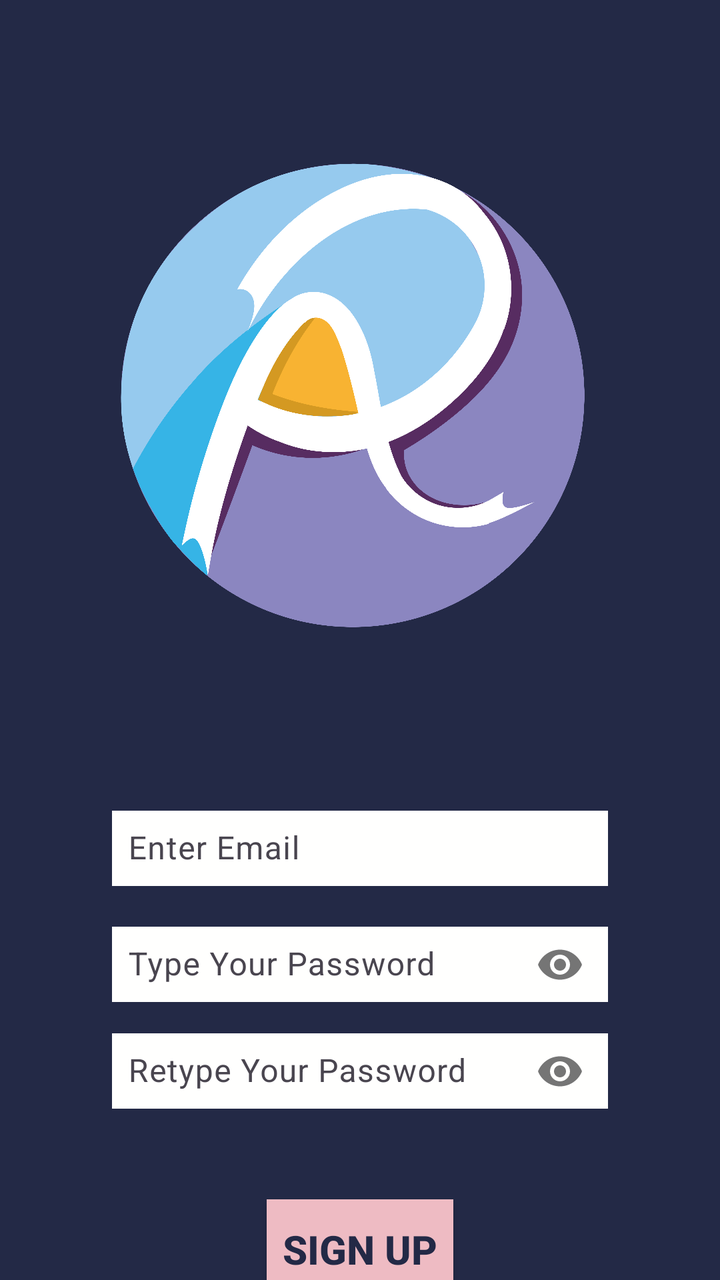
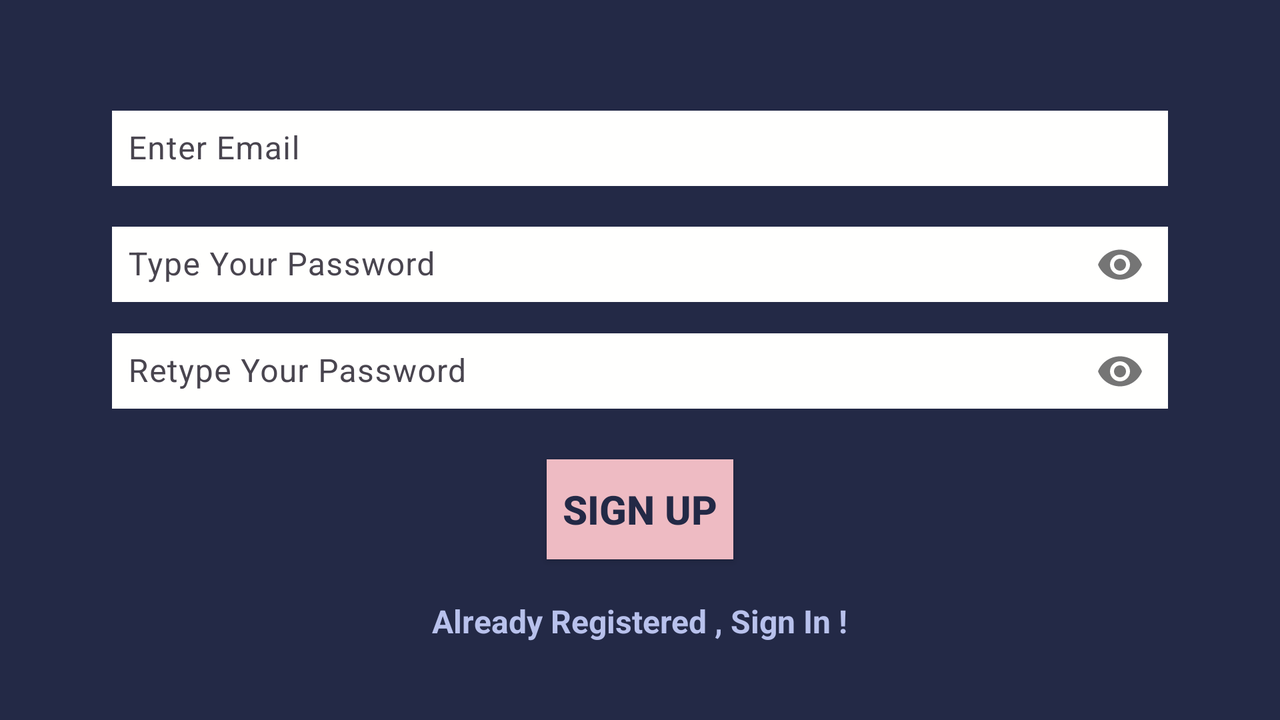

An Android layout and its configuration variant, each rendered on a device that would load it. The default file and the variant file are quoted in full after the pictures.
<!-- AndroidManifest.xml: application theme Theme.RecuritingApp -->
<!-- res/layout/activity_sign_up.xml -->
<?xml version="1.0" encoding="utf-8"?>
<androidx.constraintlayout.widget.ConstraintLayout xmlns:android="http://schemas.android.com/apk/res/android"
    xmlns:app="http://schemas.android.com/apk/res-auto"
    xmlns:tools="http://schemas.android.com/tools"
    android:layout_width="match_parent"
    android:layout_height="match_parent"
    android:background="#232946"
    tools:context=".SignUpActivity">

    <ImageView
        android:id="@+id/introImage"
        android:layout_width="match_parent"
        android:layout_height="300dp"
        android:layout_marginStart="30dp"
        android:layout_marginTop="50dp"
        android:layout_marginEnd="30dp"
        android:contentDescription="Logo of Recruiting App"
        app:layout_constraintEnd_toEndOf="parent"
        app:layout_constraintHorizontal_bias="1.0"
        app:layout_constraintStart_toStartOf="parent"
        app:layout_constraintTop_toTopOf="parent"
        app:srcCompat="@drawable/ralogo"
        tools:ignore="HardcodedText" />

    <LinearLayout
        android:layout_width="match_parent"
        android:layout_height="wrap_content"
        android:layout_marginStart="30dp"
        android:layout_marginTop="350dp"
        android:layout_marginEnd="30dp"
        android:orientation="vertical"
        android:padding="10dp"
        app:layout_constraintEnd_toEndOf="parent"
        app:layout_constraintStart_toStartOf="parent"
        app:layout_constraintTop_toTopOf="parent"
        android:layout_weight="1"
        android:gravity="center_vertical|center_horizontal">

        <com.google.android.material.textfield.TextInputLayout
            android:id="@+id/emailLayout"
            android:layout_width="match_parent"
            android:layout_height="wrap_content"
            android:layout_marginHorizontal="16dp"
            android:layout_marginStart="30dp"
            android:layout_marginEnd="30dp"
            android:textAlignment="center"
            android:textAllCaps="true"
            android:textColor="#b8c1ec"
            android:textSize="32sp"
            app:boxStrokeColor="#b8c1ec"
            app:hintTextColor="#b8c1ec"
            android:layout_marginTop="40dp"
            android:layout_marginBottom="10dp"
            >

            <com.google.android.material.textfield.TextInputEditText
                android:id="@+id/emailEt"
                android:layout_width="match_parent"
                android:layout_height="wrap_content"
                android:background="#fffffe"
                android:hint="Enter Email"
                android:inputType="textEmailAddress"
                android:layout_marginTop="40dp"
                android:padding="8dp"
                tools:ignore="HardcodedText" />
        </com.google.android.material.textfield.TextInputLayout>

        <com.google.android.material.textfield.TextInputLayout
            android:id="@+id/passwordLayout"
            android:layout_width="match_parent"
            android:layout_height="wrap_content"
            android:layout_marginHorizontal="16dp"
            android:layout_marginStart="30dp"
            android:layout_marginEnd="30dp"
            android:textAlignment="center"
            android:textAllCaps="true"
            android:textColor="#b8c1ec"
            android:textSize="32sp"
            app:boxStrokeColor="#b8c1ec"
            app:hintTextColor="#b8c1ec"
            app:passwordToggleEnabled="true"
            >

            <com.google.android.material.textfield.TextInputEditText
                android:id="@+id/passET"
                android:layout_width="match_parent"
                android:layout_height="wrap_content"
                android:background="#fffffe"
                android:hint="Type Your Password"
                android:inputType="textPassword"
                android:padding="8dp"
                tools:ignore="HardcodedText"
                android:layout_marginTop="40dp"/>
        </com.google.android.material.textfield.TextInputLayout>

        <com.google.android.material.textfield.TextInputLayout
            android:id="@+id/confirmPasswordLayout"
            android:layout_width="match_parent"
            android:layout_height="wrap_content"
            android:layout_marginHorizontal="16dp"
            android:layout_marginStart="30dp"
            android:layout_marginEnd="30dp"
            android:textAlignment="center"
            android:textAllCaps="true"
            android:textColor="#b8c1ec"
            android:textSize="32sp"
            app:boxStrokeColor="#b8c1ec"
            app:hintTextColor="#b8c1ec"
            app:passwordToggleEnabled="true"
            >

            <com.google.android.material.textfield.TextInputEditText
                android:id="@+id/confirmPassEt"
                android:layout_width="match_parent"
                android:layout_height="wrap_content"
                android:background="#fffffe"
                android:hint="Retype Your Password"
                android:inputType="textPassword"
                android:padding="8dp"
                tools:ignore="HardcodedText"
                android:layout_marginTop="40dp"/>
        </com.google.android.material.textfield.TextInputLayout>





        <androidx.appcompat.widget.AppCompatButton
            android:id="@+id/button"
            android:layout_width="wrap_content"
            android:layout_height="50dp"
            android:layout_marginHorizontal="16dp"
            android:background="#eebbc3"
            android:padding="8dp"
            android:text="Sign Up"
            android:textAllCaps="true"
            android:textColor="#232946"
            android:textSize="20sp"
            android:layout_marginTop="40dp"
            android:textStyle="bold"
            app:layout_constraintBottom_toBottomOf="parent"
            app:layout_constraintStart_toStartOf="parent"
            tools:ignore="HardcodedText" />

        <TextView
            android:id="@+id/textView"
            android:layout_width="wrap_content"
            android:layout_height="wrap_content"
            android:text="Already Registered , Sign In !"
            android:textColor="#b8c1ec"
            tools:ignore="HardcodedText"
            android:textSize="16sp"
            android:textStyle="bold"
            android:layout_marginTop="20dp"/>

    </LinearLayout>
</androidx.constraintlayout.widget.ConstraintLayout>
<!-- resources referenced by this layout -->
<resources>
  <!-- drawable ralogo: png bitmap (drawable, 343314 bytes) -->
  <style name="Theme.RecuritingApp" parent="Base.Theme.RecuritingApp" />
  <style name="Base.Theme.RecuritingApp" parent="Theme.Material3.DayNight.NoActionBar">
          
          
      </style>
</resources>
<!-- res/layout-land/activity_sign_up.xml (the author's variant of the layout above) -->
<!-- drawn on the phone turned sideways -->
<?xml version="1.0" encoding="utf-8"?>
<androidx.constraintlayout.widget.ConstraintLayout xmlns:android="http://schemas.android.com/apk/res/android"
    xmlns:app="http://schemas.android.com/apk/res-auto"
    xmlns:tools="http://schemas.android.com/tools"
    android:layout_width="match_parent"
    android:layout_height="match_parent"
    android:background="#232946"
    tools:context=".SignUpActivity">

    <LinearLayout
        android:layout_width="match_parent"
        android:layout_height="wrap_content"
        android:layout_marginStart="30dp"
        android:layout_marginEnd="30dp"
        android:layout_weight="1"
        android:gravity="center_vertical|center_horizontal"
        android:orientation="vertical"
        android:padding="10dp"
        app:layout_constraintEnd_toEndOf="parent"
        app:layout_constraintStart_toStartOf="parent"
        app:layout_constraintTop_toTopOf="parent">

        <com.google.android.material.textfield.TextInputLayout
            android:id="@+id/emailLayout"
            android:layout_width="match_parent"
            android:layout_height="wrap_content"
            android:layout_marginHorizontal="16dp"
            android:layout_marginStart="30dp"
            android:layout_marginTop="40dp"
            android:layout_marginEnd="30dp"
            android:layout_marginBottom="10dp"
            android:textAlignment="center"
            android:textAllCaps="true"
            android:textColor="#b8c1ec"
            android:textSize="32sp"
            app:boxStrokeColor="#b8c1ec"
            app:hintTextColor="#b8c1ec">

            <com.google.android.material.textfield.TextInputEditText
                android:id="@+id/emailEt"
                android:layout_width="match_parent"
                android:layout_height="wrap_content"
                android:layout_marginTop="40dp"
                android:background="#fffffe"
                android:hint="Enter Email"
                android:inputType="textEmailAddress"
                android:padding="8dp"
                tools:ignore="HardcodedText" />
        </com.google.android.material.textfield.TextInputLayout>

        <com.google.android.material.textfield.TextInputLayout
            android:id="@+id/passwordLayout"
            android:layout_width="match_parent"
            android:layout_height="wrap_content"
            android:layout_marginHorizontal="16dp"
            android:layout_marginStart="30dp"
            android:layout_marginEnd="30dp"
            android:textAlignment="center"
            android:textAllCaps="true"
            android:textColor="#b8c1ec"
            android:textSize="32sp"
            app:boxStrokeColor="#b8c1ec"
            app:hintTextColor="#b8c1ec"
            app:passwordToggleEnabled="true">

            <com.google.android.material.textfield.TextInputEditText
                android:id="@+id/passET"
                android:layout_width="match_parent"
                android:layout_height="wrap_content"
                android:layout_marginTop="40dp"
                android:background="#fffffe"
                android:hint="Type Your Password"
                android:inputType="textPassword"
                android:padding="8dp"
                tools:ignore="HardcodedText" />
        </com.google.android.material.textfield.TextInputLayout>

        <com.google.android.material.textfield.TextInputLayout
            android:id="@+id/confirmPasswordLayout"
            android:layout_width="match_parent"
            android:layout_height="wrap_content"
            android:layout_marginHorizontal="16dp"
            android:layout_marginStart="30dp"
            android:layout_marginEnd="30dp"
            android:textAlignment="center"
            android:textAllCaps="true"
            android:textColor="#b8c1ec"
            android:textSize="32sp"
            app:boxStrokeColor="#b8c1ec"
            app:hintTextColor="#b8c1ec"
            app:passwordToggleEnabled="true">

            <com.google.android.material.textfield.TextInputEditText
                android:id="@+id/confirmPassEt"
                android:layout_width="match_parent"
                android:layout_height="wrap_content"
                android:layout_marginTop="40dp"
                android:background="#fffffe"
                android:hint="Retype Your Password"
                android:inputType="textPassword"
                android:padding="8dp"
                tools:ignore="HardcodedText" />
        </com.google.android.material.textfield.TextInputLayout>


        <androidx.appcompat.widget.AppCompatButton
            android:id="@+id/button"
            android:layout_width="wrap_content"
            android:layout_height="50dp"
            android:layout_marginHorizontal="16dp"
            android:layout_marginTop="20dp"
            android:background="#eebbc3"
            android:padding="8dp"
            android:text="Sign Up"
            android:textAllCaps="true"
            android:textColor="#232946"
            android:textSize="20sp"
            android:textStyle="bold"
            app:layout_constraintBottom_toBottomOf="parent"
            app:layout_constraintStart_toStartOf="parent"
            tools:ignore="HardcodedText" />

        <TextView
            android:id="@+id/textView"
            android:layout_width="wrap_content"
            android:layout_height="wrap_content"
            android:layout_marginTop="20dp"
            android:text="Already Registered , Sign In !"
            android:textColor="#b8c1ec"
            android:textSize="16sp"
            android:textStyle="bold"
            tools:ignore="HardcodedText" />

    </LinearLayout>
</androidx.constraintlayout.widget.ConstraintLayout>
<!-- resources referenced by the variant -->
<!-- as the phone turned sideways resolves them -->
<resources>
  <style name="Theme.RecuritingApp" parent="Base.Theme.RecuritingApp" />
  <style name="Base.Theme.RecuritingApp" parent="Theme.Material3.DayNight.NoActionBar">
          
          
      </style>
</resources>
